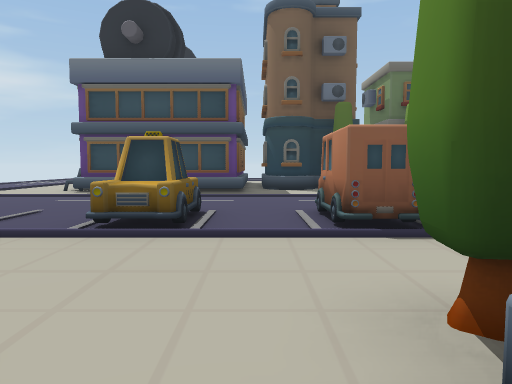
view 1 (above)

24 first-person views from a walk through a 3-D level made in the Unity game engine. The camera is 1.5 m above the floor, tilts 4° down and sees 70° across. The floor is counted in squares, 2 m on a side. Each view is taken from the middle of a square. On the plan, view 1 faces up. The plan holds only what a view shows up to about 11 squares ahead; the rest is blank. The place goes on beyond the plan. The player is left out.

view 2
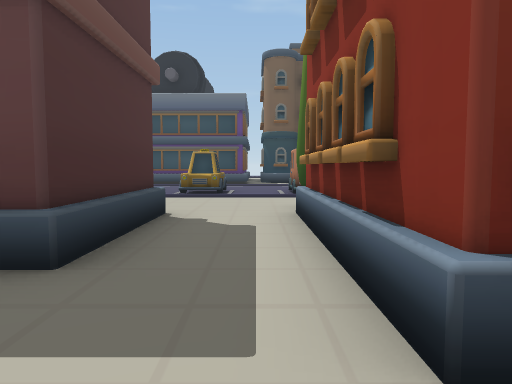

view 3
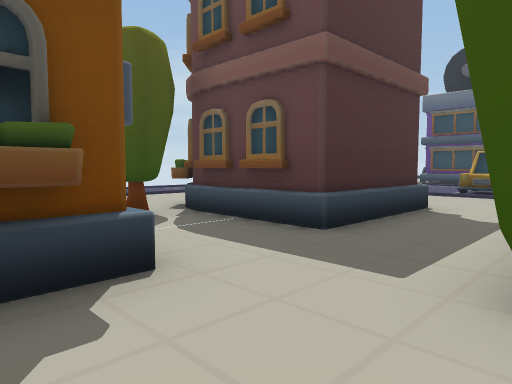

view 4
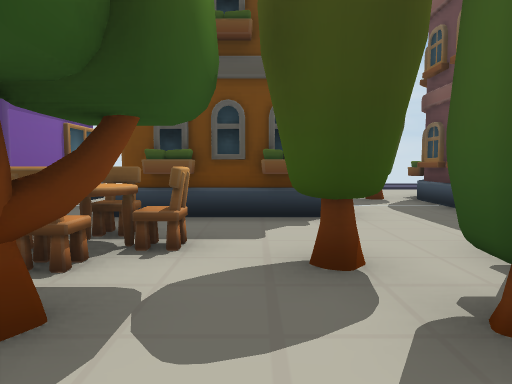

view 5
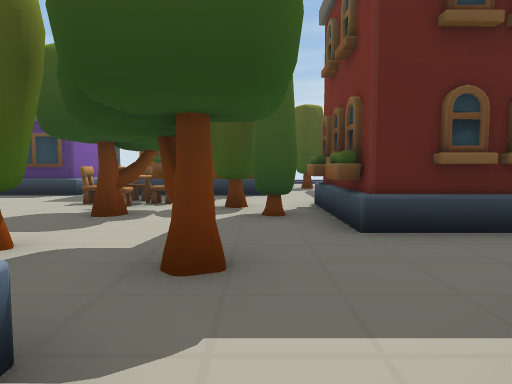

view 6
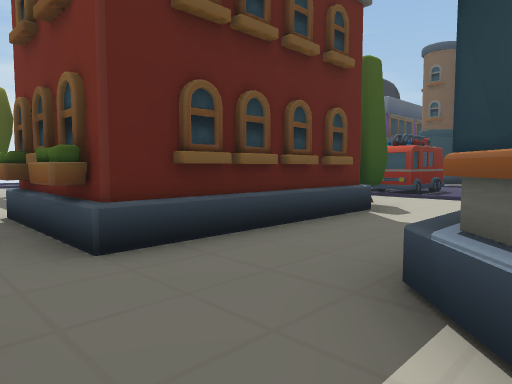

view 7
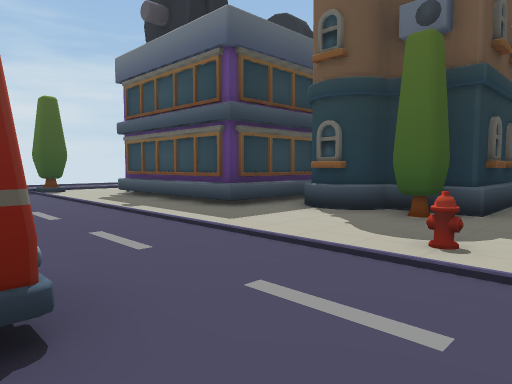

view 8
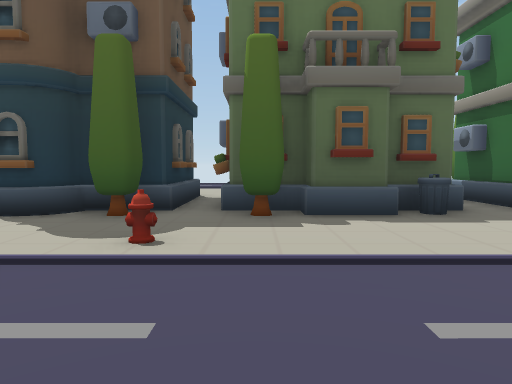

view 9
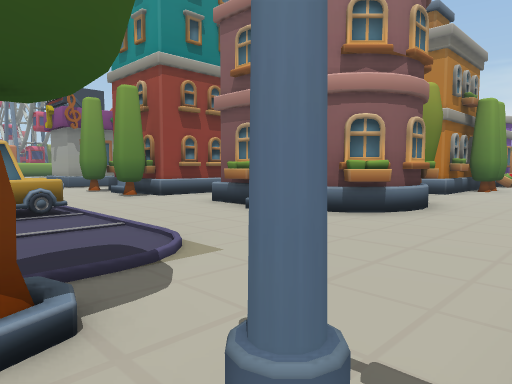

view 10
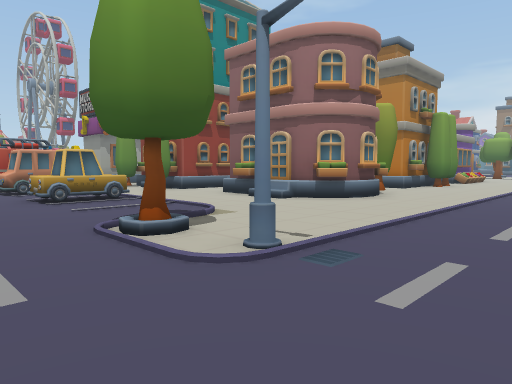

view 11
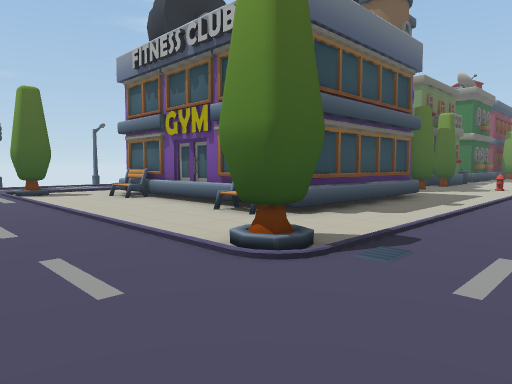

view 12
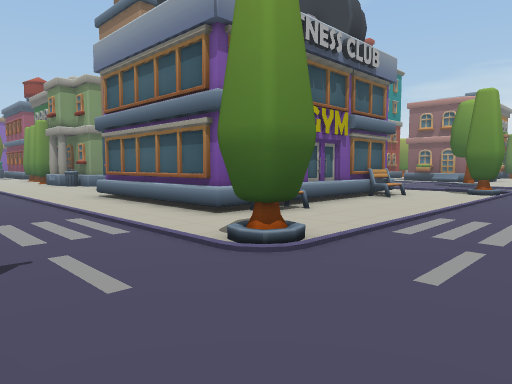

view 13
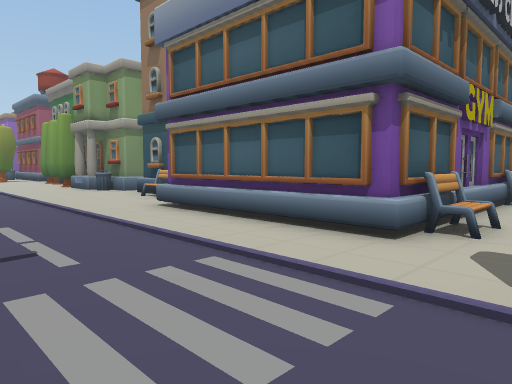

view 14
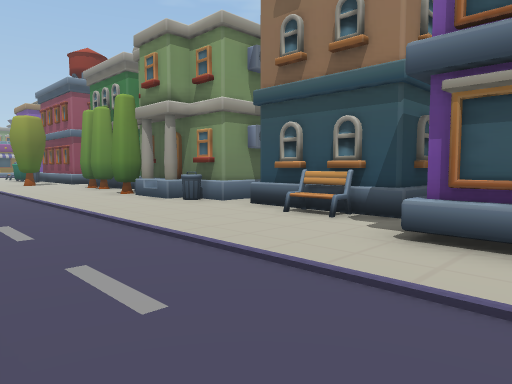

view 15
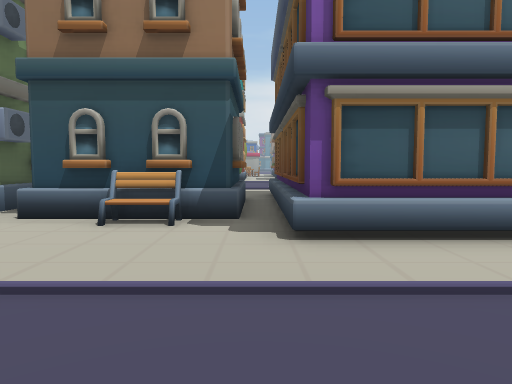

view 16
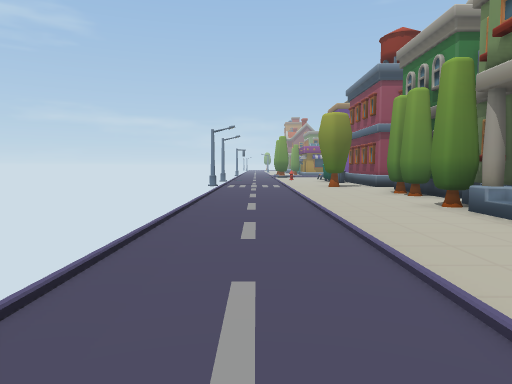

view 17
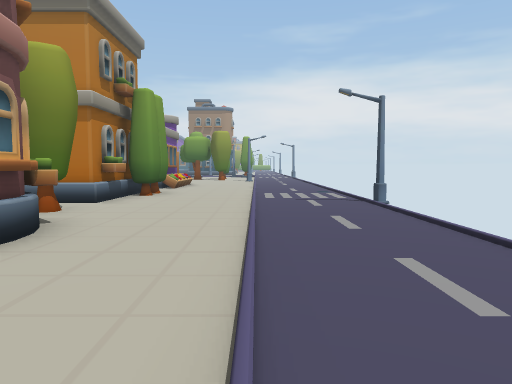

view 18
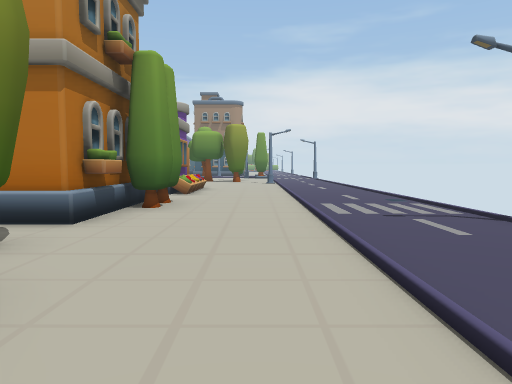

view 19
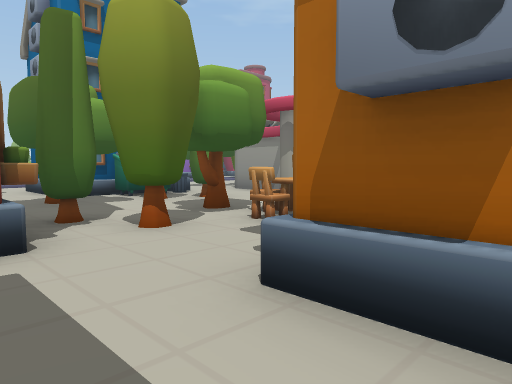

view 20
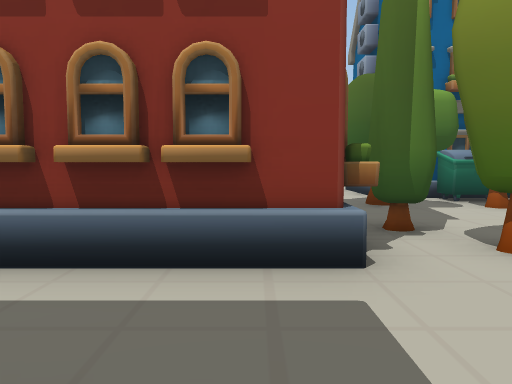

view 21
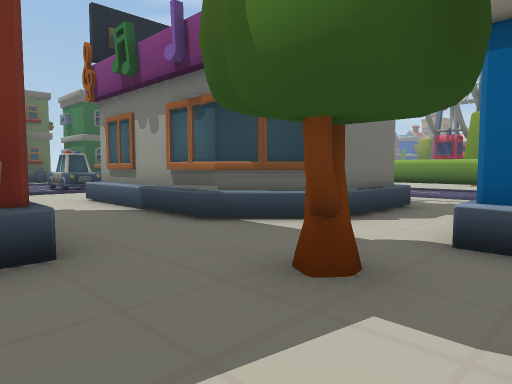

view 22
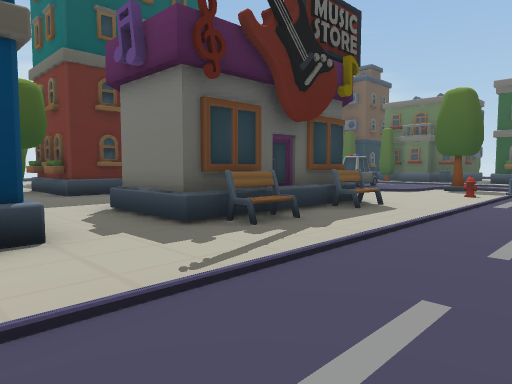

view 23
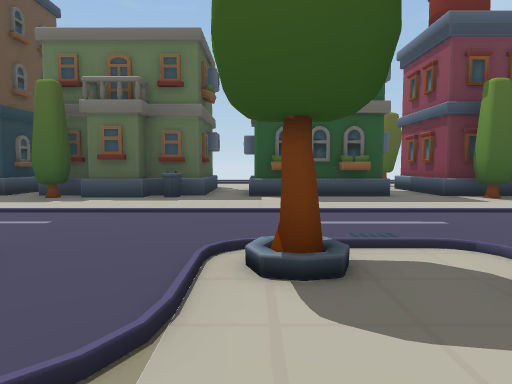

view 24
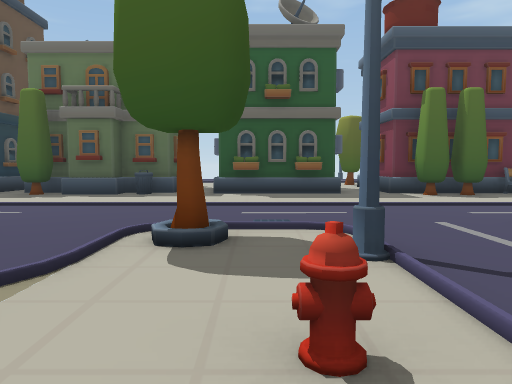

### Floor plan
Key: @ floor where view 1 was taken; # wall or solid block; . floor; / step, stairs or slope; = window, fence, low wall or low ledge; ^ raised ledge; T tree; B building; H hydrant.
Columns run from 10 left of view 1 to 18 right of it. Each row starts with its distance up from view 1.
 21 ....... ...............
 20 .......................
 19 ...////////////////////
 18 ../T...................
 17  ./..#####.............
 16  ./.^^   #.BB..BBBT..TT
 15  ./..#   #.B B.B  B.BBB
 14  ./..#   #.B B.B  B.B B .BBB
 13  ./..#   #.BBBBBBBB.B BB.BB
 12  ./.^^   #.BTT.TBBB.BBBB..TT#
 11  ./.=#####..................
 10 ../T..........H.............
  9 ../T///////////////////////
  8 ..........................
  7 ..........................
  6 ....T....^.###..  ..T....
  5 ..#......#.###. .#....#.
  4  ./......^.###. .^ /../.
  3  ./............... ..H/
  2  ./........T.T...  .../
  1 ../...BBB..TBTT.^   ../.
  0 ../..BB B.@B  B.#  ^#./.
 -1 ../..B  B..B  B.^  ^#./.
 -2 ../..BBBB..B  B.#  ^^./.
 -3 ../...T....B  B..# ^#./..#
 -4 ../........BTB....##^./..#
 -5 ../...BBB..TT........./..
 -6 ../..TB BB.....T.BBBB./..
 -7 ../..TB BB.^T..T#B   ./..
 -8 ../..TB B.^^...T#B

Positions as (right, up) in squares from view 1, and headings:
1: (0, 0), facing up
2: (0, -5), facing up
3: (1, -6), facing up-left
4: (4, -6), facing left
5: (8, -5), facing left
6: (7, -5), facing up-left
7: (5, 6), facing up-left
8: (5, 6), facing up
9: (-8, 6), facing down-right
10: (-10, 8), facing down-right
11: (-10, 7), facing up-right
12: (-10, 21), facing down-right
13: (-7, 21), facing down-right
14: (-2, 21), facing down-right
15: (0, 21), facing down
16: (1, 20), facing right
17: (-8, 3), facing down
18: (-7, 0), facing down
19: (-3, -3), facing down-right
20: (-2, -3), facing right
21: (3, -7), facing up-right
22: (14, -7), facing up-left
23: (10, 3), facing up
24: (11, 2), facing up
